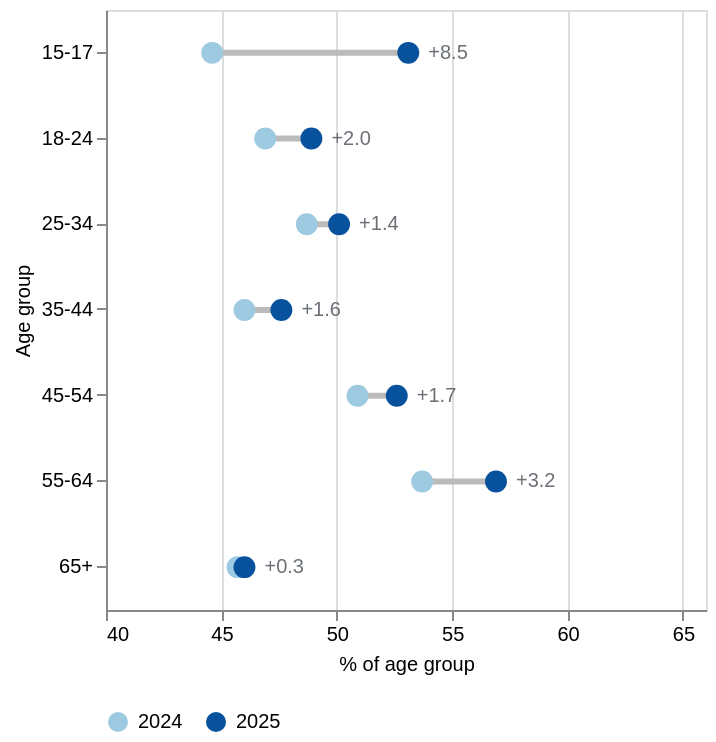

Vega-Lite specification for this chart:
### Vega-Lite specification from a JSON file in a GitHub repository (floating-point values rounded to 4 significant figures)
{"$schema": "https://vega.github.io/schema/vega-lite/v5.json", "width": "container", "height": 300, "data": {"values": [{"age": "15-17", "rate2024": 44.6, "rate2025": 53.1}, {"age": "18-24", "rate2024": 46.9, "rate2025": 48.9}, {"age": "25-34", "rate2024": 48.7, "rate2025": 50.1}, {"age": "35-44", "rate2024": 46.0, "rate2025": 47.6}, {"age": "45-54", "rate2024": 50.9, "rate2025": 52.6}, {"age": "55-64", "rate2024": 53.7, "rate2025": 56.9}, {"age": "65+", "rate2024": 45.7, "rate2025": 46.0}]}, "transform": [{"calculate": "datum.rate2025 - datum.rate2024", "as": "Change"}], "encoding": {"y": {"field": "age", "type": "ordinal", "title": "Age group"}}, "layer": [{"mark": {"type": "rule", "color": "#bbbbbb", "strokeWidth": 3}, "encoding": {"x": {"field": "rate2024", "type": "quantitative", "title": "% of age group", "scale": {"domain": [40, 66]}}, "x2": {"field": "rate2025"}}}, {"transform": [{"fold": ["rate2024", "rate2025"], "as": ["Year", "Rate"]}, {"calculate": "replace(datum.Year, 'rate', '')", "as": "Year"}], "mark": {"type": "circle", "size": 120, "opacity": 1}, "encoding": {"x": {"field": "Rate", "type": "quantitative"}, "color": {"field": "Year", "type": "nominal", "scale": {"domain": ["2024", "2025"], "range": ["#9ecae1", "#08519c"]}, "legend": {"orient": "bottom", "direction": "horizontal", "title": null}}, "tooltip": [{"field": "age", "type": "nominal", "title": "Age group"}, {"field": "Year", "type": "nominal"}, {"field": "Rate", "type": "quantitative", "title": "Rate (%)", "format": ".1f"}]}}, {"mark": {"type": "text", "align": "left", "dx": 10, "fontSize": 11, "color": "#6b7076"}, "encoding": {"x": {"field": "rate2025", "type": "quantitative"}, "text": {"field": "Change", "type": "quantitative", "format": "+.1f"}}}], "config": {"font": "Source Sans 3, sans-serif"}}
